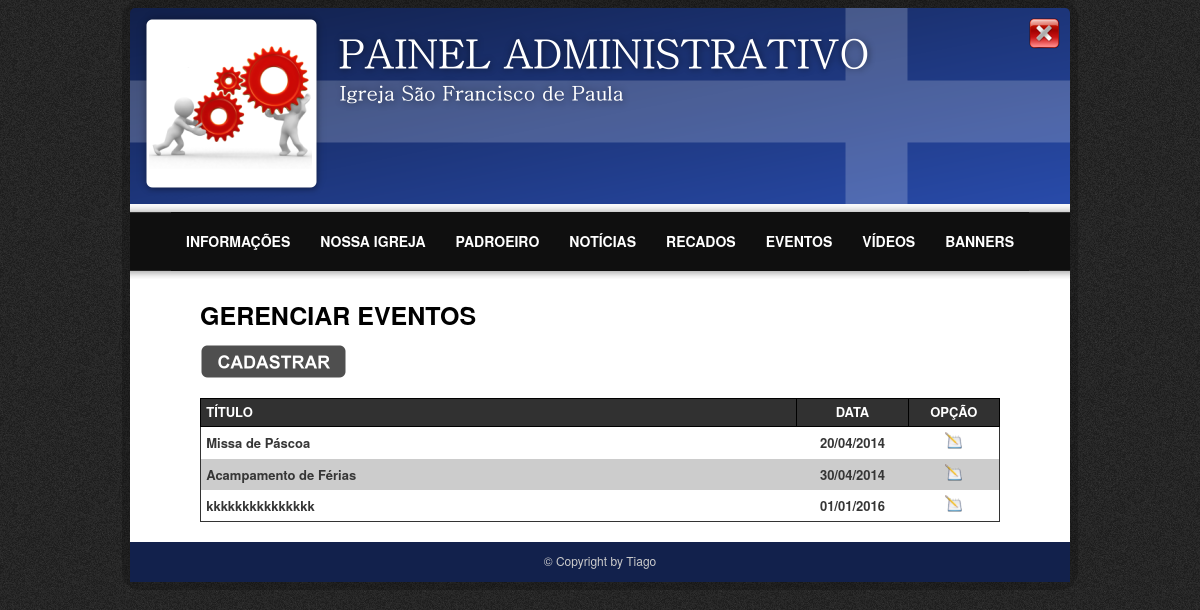
Page /Site/admin/eventos.php (signed in) on the committed database.
### tables this page shows
CREATE TABLE IF NOT EXISTS `eventos` (
  `eve_id` int(11) NOT NULL AUTO_INCREMENT,
  `eve_titulo` varchar(80) NOT NULL,
  `eve_descricao` longtext NOT NULL,
  `eve_foto` varchar(20) DEFAULT NULL,
  `eve_data` date NOT NULL,
  PRIMARY KEY (`eve_id`)
);

### Site/admin/eventos.php (the view, shortened to what this page needs)
<?php
	require_once("conexao.php");
	$busca="";
	$SQL = "SELECT * FROM eventos ORDER BY eve_data";
	$execute_query = mysql_query($SQL, $conn);
	if(@mysql_num_rows($execute_query) > 0){
		$busca="ok";
	}
?>
<!DOCTYPE html>
<html lang="en">
	<head>
		<link rel="stylesheet" type="text/css" href="css/style.css">
	</head>
	<body>
		<div id="container">
			<?php require_once("menu.php"); ?>
			<div id="content">
				<div id="pagina">
					GERENCIAR EVENTOS<br />
					<a href="eventos_cad.php"> <img src="css/img/cadastrar.png" style="margin-top: 10px;"/></a>
				</div>
				<br clear="all" />
				<table id="consulta">
					<thead>
					<tr>
						<th>TÍTULO</th>
						<th style="width: 100px; text-align: center;">DATA</th>
						<th style="width: 80px; text-align: center;">OPÇÃO</th>
					</tr>
					</thead>
					<tbody>
					<?php
					$cont=1;
					if($busca=="ok"){
						while($query = @mysql_fetch_array($execute_query)){
							$separador = explode("-", $query['eve_data']);
							$data =$separador[2]."/".$separador[1]."/".$separador[0];
							if($cont%2==0){
								echo "<tr class='odd'>";
							}else{
								echo "<tr>";
    					 	}?>
								<td style="text-align: left;"><?=$query['eve_titulo']?></td>
								<td><?=$data?></td>
								<td><a href="eventos_cad.php?param=<?=$query['eve_id']?>"><img src="css/img/editar.png" /></a> </td>
							</tr>
					<?php $cont++; }
					}else{?>
						<tr>
							<td colspan="3">Não existe dados cadastrados!</td>
						</tr>
					<?php }?>
				</table>
			</div>
			<footer>
				<div id="desenvolvido">
					&copy; Copyright  by Tiago
				</div>
			</footer>
		</div>
	</body>
</html>

### Site/admin/css/style.css (style rules this page uses)
body { background-image: url('img/fundo.png'); font-family: HelveticaNeue, "Helvetica Neue", Arial, Helvetica, sans-serif; }
img { border: 0px; }
#container { width:940px; height:auto; margin: 0 auto; padding: 0px; background-color: #FFFFFF; box-shadow: 0px 0px 0px 8px rgba(0,0,0,0.2); border-radius: 10px; -moz-border-radius: 10px; -webkit-border-radius: 10px; }
#container #content { width: 100%; padding: 0; text-align: center; }
#container #content table { width: 800px; margin: 0 auto; font-size: 12px; font-weight: bold; }
#container footer { height: 30px; background-color: #12214C; margin-top: 20px; text-align:center; padding-top:10px; color:#CCCCCC; font-size:12px; }
#pagina { width:100%; float:left; margin-left: 70px; margin-top:10px; margin-bottom:10px; text-align: left; font-size: 25px; font-weight: bold; }
#consulta { border-collapse: collapse; border: 1px solid #333; color: #363636; background: #FFFFFF; }
#consulta td, #consulta th { padding: .4em; color: #363636; font-size: 13px; }
#consulta thead th, #consulta tfoot th { font:bold; border: 1px solid #000000 ; text-align: left; background: #313131; color: #FFFFFF; padding-top:3px; }
#consulta tbody td a { background: transparent; text-decoration: none; color: #363636; }
.odd { background: #CCCCCC; }

### rows in the picture
eventos: eve_titulo "Missa de Páscoa", eve_data "20/04/2014"
eventos: eve_titulo "Acampamento de Férias", eve_data "30/04/2014"
eventos: eve_titulo "kkkkkkkkkkkkkkk", eve_data "01/01/2016"
